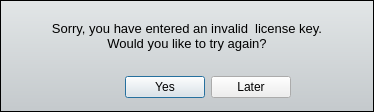
<?xml version="1.0" encoding="UTF-8"?>
<ui version="4.0">
 <class>wrongLicenseDialog</class>
 <widget class="QDialog" name="wrongLicenseDialog">
  <property name="geometry">
   <rect>
    <x>0</x>
    <y>0</y>
    <width>374</width>
    <height>112</height>
   </rect>
  </property>
  <property name="font">
   <font>
    <family>Arial</family>
   </font>
  </property>
  <property name="windowTitle">
   <string>Dialog</string>
  </property>
  <layout class="QHBoxLayout" name="horizontalLayout_2">
   <property name="spacing">
    <number>0</number>
   </property>
   <property name="margin">
    <number>0</number>
   </property>
   <item>
    <widget class="QFrame" name="mainFrame">
     <property name="styleSheet">
      <string notr="true">#mainFrame{
	/*background-color: rgb(214, 214, 214);
	border-image: url(:/images/metal-background.jpg);*/
	background-color: qlineargradient(spread:pad, x1:0, y1:0, x2:0, y2:1, stop:0 rgba(226, 230, 231, 255), stop:1 rgba(196, 201, 204, 255));
	margin: 0px;
	padding: 0px;
}

#buttonsFrame{
	margin-bottom: 2px;
	border: none;
	padding: 0px;
	border-image: url(:/images/top-line-bg.png) repeat top;
}</string>
     </property>
     <property name="frameShape">
      <enum>QFrame::StyledPanel</enum>
     </property>
     <property name="frameShadow">
      <enum>QFrame::Raised</enum>
     </property>
     <property name="lineWidth">
      <number>5</number>
     </property>
     <layout class="QVBoxLayout" name="verticalLayout">
      <item>
       <widget class="QLabel" name="label">
        <property name="sizePolicy">
         <sizepolicy hsizetype="Preferred" vsizetype="Expanding">
          <horstretch>0</horstretch>
          <verstretch>0</verstretch>
         </sizepolicy>
        </property>
        <property name="font">
         <font>
          <pointsize>10</pointsize>
         </font>
        </property>
        <property name="text">
         <string>Sorry, you have entered an invalid  license key.
Would you like to try again?</string>
        </property>
        <property name="alignment">
         <set>Qt::AlignCenter</set>
        </property>
       </widget>
      </item>
      <item>
       <widget class="QFrame" name="buttonsFrame">
        <property name="frameShape">
         <enum>QFrame::StyledPanel</enum>
        </property>
        <property name="frameShadow">
         <enum>QFrame::Raised</enum>
        </property>
        <layout class="QHBoxLayout" name="horizontalLayout">
         <property name="bottomMargin">
          <number>2</number>
         </property>
         <item>
          <spacer name="horizontalSpacer">
           <property name="orientation">
            <enum>Qt::Horizontal</enum>
           </property>
           <property name="sizeHint" stdset="0">
            <size>
             <width>106</width>
             <height>20</height>
            </size>
           </property>
          </spacer>
         </item>
         <item>
          <widget class="QPushButton" name="yesButton">
           <property name="text">
            <string>Yes</string>
           </property>
           <property name="default">
            <bool>true</bool>
           </property>
          </widget>
         </item>
         <item>
          <widget class="QPushButton" name="noButton">
           <property name="text">
            <string>Later</string>
           </property>
          </widget>
         </item>
         <item>
          <spacer name="horizontalSpacer_2">
           <property name="orientation">
            <enum>Qt::Horizontal</enum>
           </property>
           <property name="sizeHint" stdset="0">
            <size>
             <width>40</width>
             <height>20</height>
            </size>
           </property>
          </spacer>
         </item>
        </layout>
       </widget>
      </item>
     </layout>
    </widget>
   </item>
  </layout>
 </widget>
 <tabstops>
  <tabstop>yesButton</tabstop>
  <tabstop>noButton</tabstop>
 </tabstops>
 <resources>
  <include location="prog.qrc"/>
 </resources>
 <connections>
  <connection>
   <sender>yesButton</sender>
   <signal>clicked()</signal>
   <receiver>wrongLicenseDialog</receiver>
   <slot>accept()</slot>
   <hints>
    <hint type="sourcelabel">
     <x>66</x>
     <y>88</y>
    </hint>
    <hint type="destinationlabel">
     <x>138</x>
     <y>170</y>
    </hint>
   </hints>
  </connection>
  <connection>
   <sender>noButton</sender>
   <signal>clicked()</signal>
   <receiver>wrongLicenseDialog</receiver>
   <slot>reject()</slot>
   <hints>
    <hint type="sourcelabel">
     <x>265</x>
     <y>88</y>
    </hint>
    <hint type="destinationlabel">
     <x>241</x>
     <y>149</y>
    </hint>
   </hints>
  </connection>
 </connections>
</ui>
